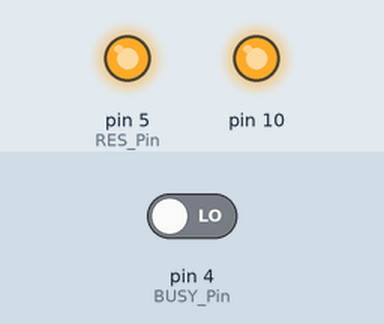
Recording of a sketch running on a simulated Arduino Uno, built with avr-gcc and run on an emulated ATmega328P. On the bench: output pins drawn as LEDs (lit = HIGH). Dashed ring = blinking. Inputs (shaded band) come from the test bench; at power-on: pin 4 (BUSY_Pin) LOW. Pins used as bus, display or sensor lines are not drawn. At 4.5 s the program stops and its outputs stay as they are.

Above: at 1.2 s.
1.3 s: pin 4 (BUSY_Pin) driven HIGH
At 3.86 s:
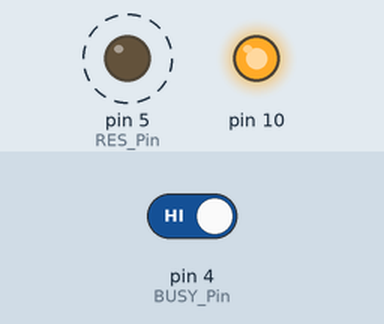
Timing chart, 0 to 5.4 s (numbered marks = the images above; inputs shaded):
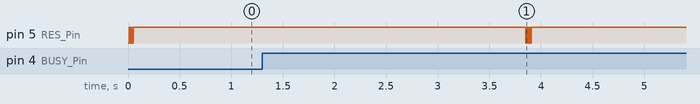

The sketch:

GDEW042T2_Arduino.ino
```cpp
#include <SPI.h>
#include"Ap_29demo.h"
//IO settings
int BUSY_Pin = 4;
int RES_Pin = 5;
int DC_Pin = 6;
int CS_Pin = 7;

#define EPD_W21_CS_0 digitalWrite(CS_Pin,LOW)
#define EPD_W21_CS_1 digitalWrite(CS_Pin,HIGH)
#define EPD_W21_DC_0  digitalWrite(DC_Pin,LOW)
#define EPD_W21_DC_1  digitalWrite(DC_Pin,HIGH)
#define EPD_W21_RST_0 digitalWrite(RES_Pin,LOW)
#define EPD_W21_RST_1 digitalWrite(RES_Pin,HIGH)
#define isEPD_W21_BUSY digitalRead(BUSY_Pin)
////////FUNCTION//////
void SPI_Write(unsigned char value);
void EPD_W21_WriteDATA(unsigned char command);
void EPD_W21_WriteCMD(unsigned char command);
//EPD
void EPD_W21_Init(void);
void EPD_init(void);
void EPD_sleep(void);
void EPD_refresh(void);
void lcd_chkstatus(void);
void PIC_display_Clean(void);
void PIC_display(const unsigned char* picData);
void EPD_init_Fast(void);
void setup() {
   pinMode(BUSY_Pin, INPUT);
   pinMode(RES_Pin, OUTPUT);
   pinMode(DC_Pin, OUTPUT);
   pinMode(CS_Pin, OUTPUT);
   //SPI
   SPI.beginTransaction(SPISettings(10000000, MSBFIRST, SPI_MODE0));
   SPI.begin ();
}
//Tips//
/*When the electronic paper is refreshed in full screen, the picture flicker is a normal phenomenon, and the main function is to clear the display afterimage in the previous picture.
  When the local refresh is performed, the screen does not flash.*/
/*When you need to transplant the driver, you only need to change the corresponding IO. The BUSY pin is the input mode and the others are the output mode. */

void loop() {
  while(1)
  {
    EPD_init_Fast(); //EPD init
    PIC_display(gImage_1);//1.Refresh background color
    EPD_sleep();//EPD_sleep,Sleep instruction is necessary, please do not delete!!!
    delay(2000); //2s

    //PICTURE Clean
    EPD_init(); //EPD init
    PIC_display_Clean();
    EPD_sleep();//EPD_sleep,Sleep instruction is necessary, please do not delete!!!
    while(1);

  }


}

//////////////////////SPI///////////////////////////////////

void SPI_Write(unsigned char value)
{
    SPI.transfer(value);

}

void EPD_W21_WriteCMD(unsigned char command)
{
  EPD_W21_CS_0;
  EPD_W21_DC_0;   // command write
  SPI_Write(command);
  EPD_W21_CS_1;
}
void EPD_W21_WriteDATA(unsigned char command)
{
  EPD_W21_CS_0;
  EPD_W21_DC_1;   // command write
  SPI_Write(command);
  EPD_W21_CS_1;
}


/////////////////EPD settings Functions/////////////////////
void EPD_W21_Init(void)
{
  unsigned char i;
  for(i=0;i<3;i++) //Reset, three times to prevent the secondary electricity cannot be started
  {
    EPD_W21_RST_0;    // Module reset
    delay(10);//At least 10ms delay
    EPD_W21_RST_1;
    delay(10);//At least 10ms delay
  }
}
void EPD_init(void)
{
    EPD_W21_Init(); //Electronic paper IC reset

    EPD_W21_WriteCMD(0x06);         //boost soft start
    EPD_W21_WriteDATA (0x17);   //A
    EPD_W21_WriteDATA (0x17);   //B
    EPD_W21_WriteDATA (0x17);   //C

    EPD_W21_WriteCMD(0x04);
    lcd_chkstatus();//waiting for the electronic paper IC to release the idle signal

    EPD_W21_WriteCMD(0x00);     //panel setting
    EPD_W21_WriteDATA(0x1f);    //LUT from OTP£¬KW-BF   KWR-AF  BWROTP 0f BWOTP 1f

    EPD_W21_WriteCMD(0x61);     //resolution setting
    EPD_W21_WriteDATA (0x01);
    EPD_W21_WriteDATA (0x90);    //400
    EPD_W21_WriteDATA (0x01);   //300
    EPD_W21_WriteDATA (0x2c);

    EPD_W21_WriteCMD(0X50);     //VCOM AND DATA INTERVAL SETTING
    EPD_W21_WriteDATA(0x97);    //WBmode:VBDF 17|D7 VBDW 97 VBDB 57   WBRmode:VBDF F7 VBDW 77 VBDB 37  VBDR B7

}
void EPD_init_Fast(void)
{
    EPD_W21_Init(); //Electronic paper IC reset

    EPD_W21_WriteCMD(0x06);         //boost soft start
    EPD_W21_WriteDATA (0x17);   //A
    EPD_W21_WriteDATA (0x17);   //B
    EPD_W21_WriteDATA (0x17);   //C

    EPD_W21_WriteCMD(0x04);
    lcd_chkstatus();//waiting for the electronic paper IC to release the idle signal

    EPD_W21_WriteCMD(0x00);     //panel setting
    EPD_W21_WriteDATA(0x1f);    //LUT from OTP£¬KW-BF   KWR-AF  BWROTP 0f BWOTP 1f

    EPD_W21_WriteCMD(0x61);     //resolution setting
    EPD_W21_WriteDATA (0x01);
    EPD_W21_WriteDATA (0x90);    //400
    EPD_W21_WriteDATA (0x01);   //300
    EPD_W21_WriteDATA (0x2c);

    EPD_W21_WriteCMD(0X50);     //VCOM AND DATA INTERVAL SETTING
    EPD_W21_WriteDATA(0x97);    //WBmode:VBDF 17|D7 VBDW 97 VBDB 57   WBRmode:VBDF F7 VBDW 77 VBDB 37  VBDR B7

    EPD_W21_WriteCMD(0xE0);
    EPD_W21_WriteDATA(0x02);
    EPD_W21_WriteCMD(0xE5);
    EPD_W21_WriteDATA(0x4B);

    EPD_W21_WriteCMD(0x82);     //vcom_DC setting
    EPD_W21_WriteDATA (0x12);
}
void EPD_refresh(void)
{
    EPD_W21_WriteCMD(0x12);     //DISPLAY REFRESH
    delay(10);          //!!!The delay here is necessary, 200uS at least!!!
    lcd_chkstatus();
}
void EPD_sleep(void)
{
    EPD_W21_WriteCMD(0X02);   //power off
    lcd_chkstatus();          //waiting for the electronic paper IC to release the idle signal
    delay(100);      //Power off time delay, this is  necessary!!!
    EPD_W21_WriteCMD(0X07);   //deep sleep
    EPD_W21_WriteDATA(0xA5);
}

void PIC_display(const unsigned char* picData)
{
    unsigned int i;
    EPD_W21_WriteCMD(0x10);        //Transfer old data
    for(i=0;i<15000;i++)
    EPD_W21_WriteDATA(0xff);
    EPD_W21_WriteCMD(0x13);        //Transfer new data
    for(i=0;i<15000;i++)
     EPD_W21_WriteDATA(pgm_read_byte(&picData[i]));
       //Refresh
    EPD_W21_WriteCMD(0x12);   //DISPLAY REFRESH
    delay(10);    //!!!The delay here is necessary, 200uS at least!!!
    lcd_chkstatus();          //waiting for the electronic paper IC to release the idle signal

}

void PIC_display_Clean(void)
{
    unsigned int i;
    EPD_W21_WriteCMD(0x10);        //Transfer old data
    for(i=0;i<15000;i++)
  {
    EPD_W21_WriteDATA(0xff);
  }
    EPD_W21_WriteCMD(0x13);        //Transfer new data
    for(i=0;i<15000;i++)
  {
    EPD_W21_WriteDATA(0xff);
  }
     //Refresh
    EPD_W21_WriteCMD(0x12);   //DISPLAY REFRESH
    delay(10);    //!!!The delay here is necessary, 200uS at least!!!
    lcd_chkstatus();          //waiting for the electronic paper IC to release the idle signal

}
void lcd_chkstatus(void)
{
    while(1)
  {   //=0 BUSY
     if(isEPD_W21_BUSY==1) break;
  }
}
```

Source omitted: Ap_29demo.h (data table, 76069 bytes)

Measured:
- after the input at 1.3 s, pin 5 (RES_Pin): alternates HIGH for 0.01 s and LOW for 0.01 s, 6 changes in all, then stays HIGH, starting after 2.6 s
- by itself, pin 5 (RES_Pin): alternates HIGH for 0.01 s and LOW for 0.01 s, 5 changes in all, then stays HIGH
